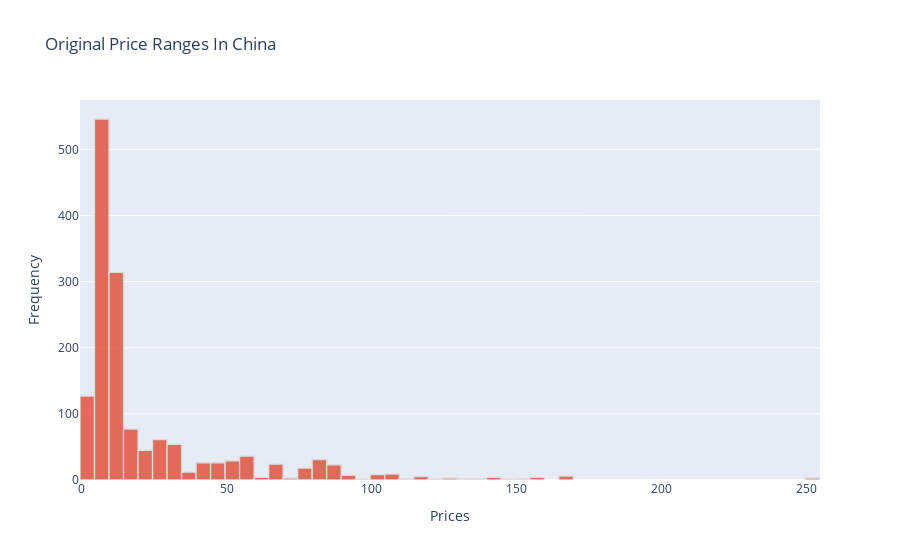

The cell this chart's notebook holds for it:
### Code cell
layout=dict(title="Original Price Ranges In China", xaxis_title="Prices", yaxis_title="Frequency",)
eda_df[eda_df.origin_country=="China"]['retail_price'].iplot(kind="hist", layout=layout)

### Figure 1 — Plotly figure (JSON) as saved in the notebook; plotly's stock layout.template omitted (floating-point values rounded to 4 significant figures; data arrays with more than 128 entries replaced by an {"elided": "..."} marker saying what was removed)
{"data": [{"histfunc": "count", "histnorm": "", "marker": {"color": "rgba(226, 74, 51, 1.0)", "line": {"color": "#D9D9D9", "width": 1.3}}, "name": "retail_price", "opacity": 0.8, "orientation": "v", "type": "histogram", "x": {"elided": "1516 int values"}}], "layout": {"barmode": "overlay", "title": {"text": "Original Price Ranges In China"}, "xaxis": {"title": {"text": "Prices"}}, "yaxis": {"title": {"text": "Frequency"}}}}
